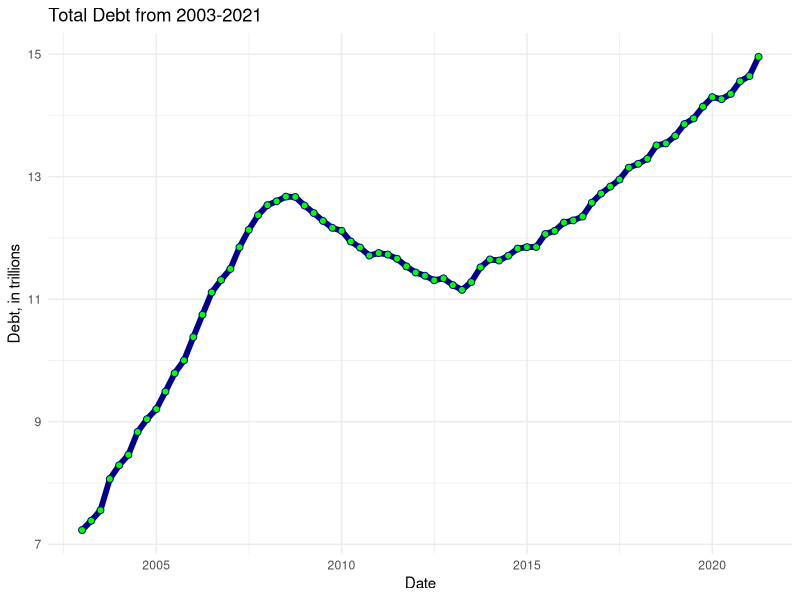
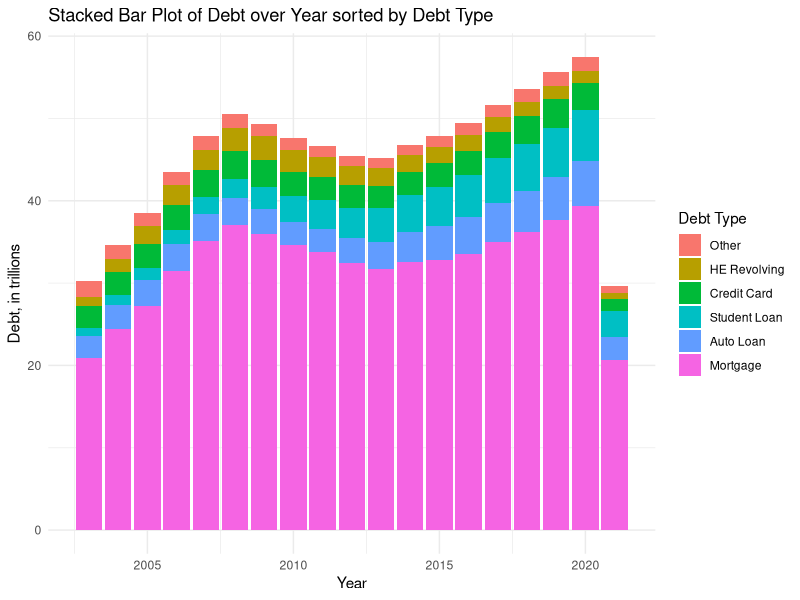
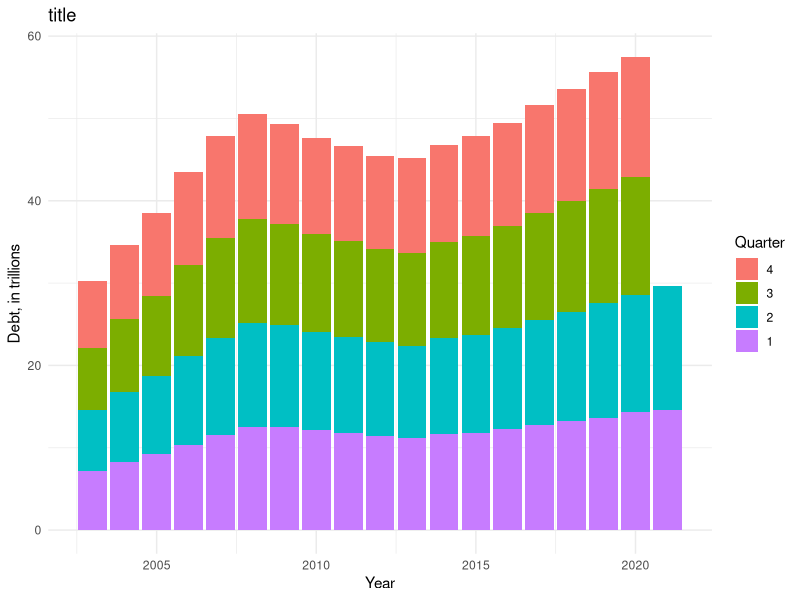

Generate these figures, in order, with R:
## ---- chunk 1
#| label: setup
#| warning: false
#| message: false

library(tidyverse)
library(ggplot2)
library(readr)
library(readxl)
library(dplyr)
library(lubridate)


knitr::opts_chunk$set(echo = TRUE, warning=FALSE, message=FALSE)
## ---- chunk 2
debt <- read_excel("_data/debt_in_trillions.xlsx")
debt

## ---- chunk 3
summary(debt)
dim(debt)
## ---- chunk 4
#transforming Year and Quarter column into Date using parse_date_time () and mutate ()

debt2 <- debt %>%
  mutate(Date=parse_date_time(`Year and Quarter`, orders="yq"))
debt2

# separate 'old' Year and Quarter column
debt3 <- debt2 %>%
  separate(`Year and Quarter`, into = c("Year", "Quarter"), sep = ":Q")
debt3

#delete Year column
debt4 <- debt3 %>%
  select(-c(`Year`))
debt4
  

## ---- chunk 5
# pivoting variables of different types/measures of debt into two variables called Debt_Type and Debt_Amount

debt5 <- debt4 %>%
  pivot_longer(cols = c(`Mortgage`, `HE Revolving`, `Auto Loan`, `Credit Card`, `Student Loan`, `Other`), names_to = "Debt_Type", values_to = "Debt_Amount")
debt5 <- debt5 %>%
  select(-c(Total))
debt5

## ---- chunk 6
#total debt over time
ggplot(debt4, aes(x= Date, y=Total))+
  geom_line(color= "darkblue", size=2)+
  labs(title= "Total Debt from 2003-2021", x= "Date", y= "Debt, in trillions")+
  geom_point(shape=21, color= "darkblue", fill="green", size=2)+
  theme_minimal()
## ---- chunk 7
#mutate date to get just the year
debt6 <- debt5 %>%
  mutate(Date=year(`Date`))
debt6

# factor () to sequence Debt Type
debt6$Debt_Type <- factor(debt6$Debt_Type, levels = c("Other", "HE Revolving", "Credit Card", "Student Loan", "Auto Loan", "Mortgage"))

# Stacked Bar Plot of Debt over Year sorted by Debt Type
ggplot(debt6, aes(x= Date, y= `Debt_Amount`, fill= Debt_Type))+
  geom_bar(position= "stack", stat= "identity")+
  labs(x= "Year", y= "Debt, in trillions", fill= "Debt Type", title= "Stacked Bar Plot of Debt over Year sorted by Debt Type")+
  theme_minimal()

# factor () to sequence Quarter
debt6$Quarter <- factor(debt6$Quarter, levels = c("4", "3", "2","1"))

# Stacked Bar Plot of Debt over Year sorted by Quarter
ggplot(debt6, aes(x=Date, y= `Debt_Amount`, fill= Quarter, title = "Stacked Bar Plot of Debt over Year by Quarter"))+
  geom_bar(position= "stack", stat = "identity")+
  labs(x= "Year", y= "Debt, in trillions", fill= "Quarter")+
  theme_minimal()


